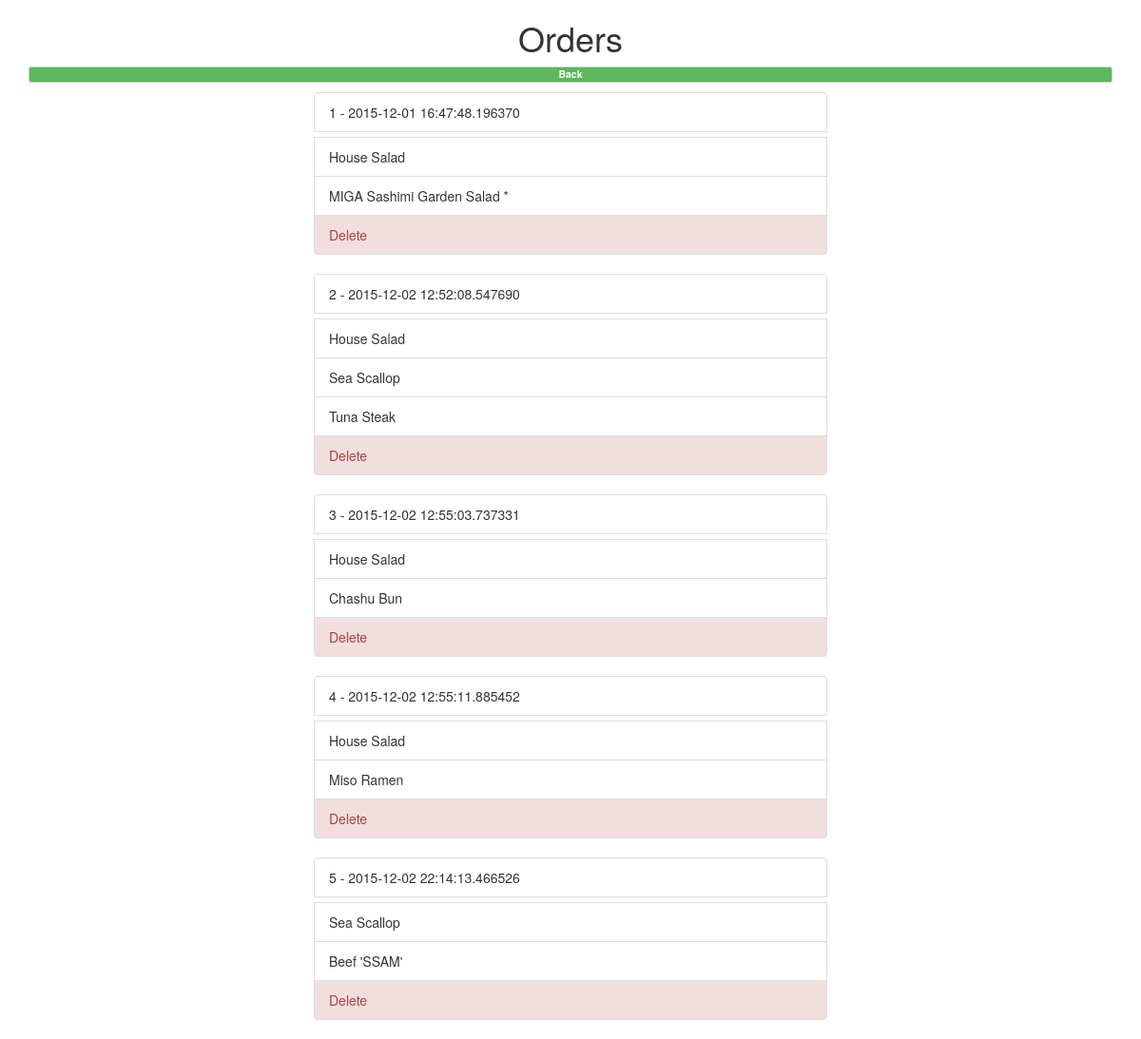
/view_orders, run on an earlier commit of the app's database.
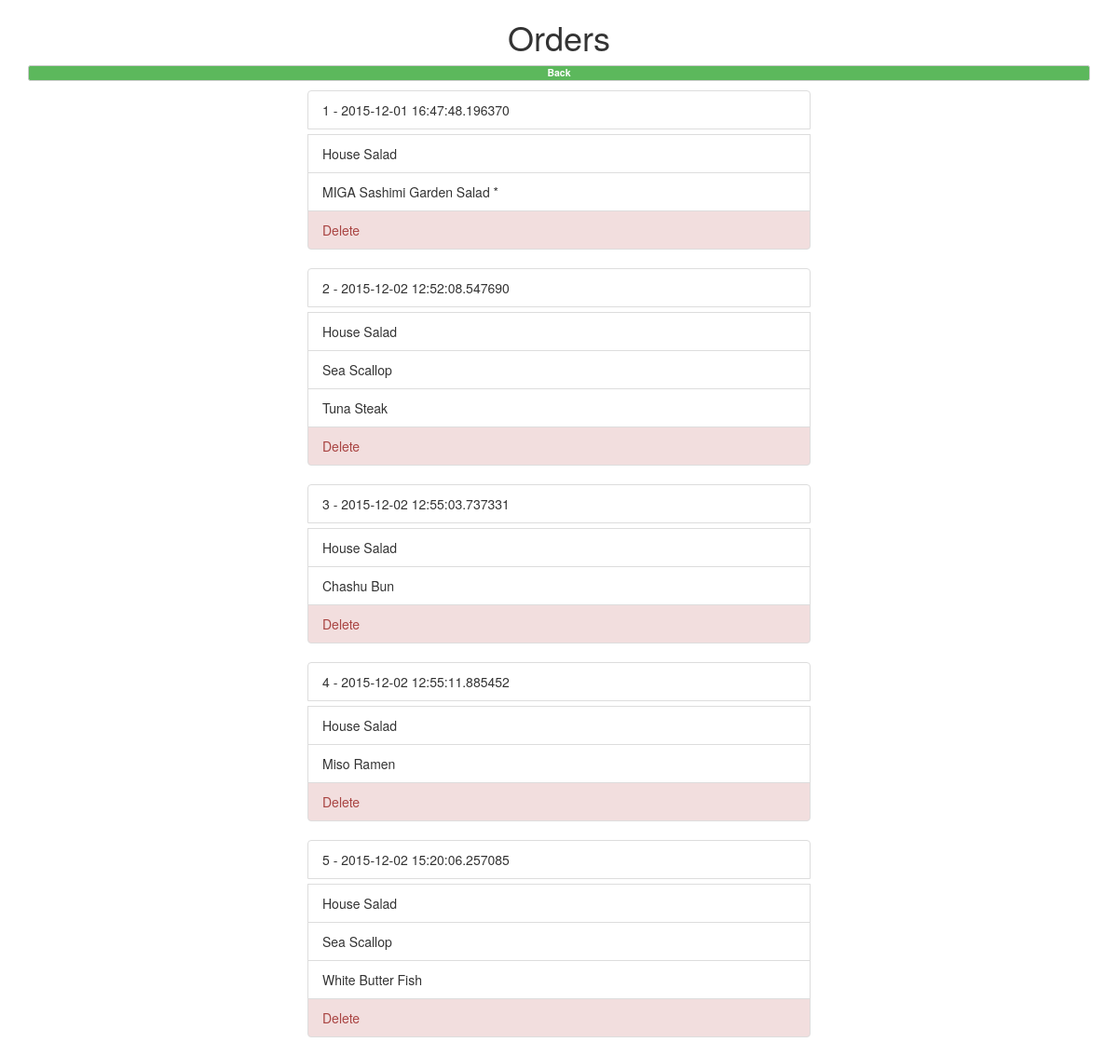
And on a later commit of the database.
### app/models.py (models this page shows)
class Orders(db.Model):
    id = db.Column(db.Integer, primary_key=True)
    time = db.Column(db.DateTime, index=True)
    items = db.relationship('MenuItem', secondary=itemsInOrders, lazy='dynamic', backref=db.backref('orders', lazy='dynamic'))
    restaurant_id = db.Column(db.Integer, db.ForeignKey('restaurant.id'))
    customer_id = db.Column(db.Integer, db.ForeignKey('customers.id'))

class MenuItem(db.Model):
    id = db.Column(db.Integer, primary_key=True)
    name = db.Column(db.String(64), index=True, unique=True)
    description = db.Column(db.String(1000))
    frequency = db.Column(db.Integer, index=True)
    rating_sum = db.Column(db.Integer, index=True)
    category = db.Column(db.String(64))
    dietaryRestriction = db.Column(db.Integer)
    restaurant_id = db.Column(db.Integer, db.ForeignKey('restaurant.id'))
    price = db.Column(db.Integer, index=True)

### app/views.py (the view)
@app.route('/view_orders')
def view_orders():
    restaurant = {'name': 'MIGA'}
    orders = Orders.query.all()
    return render_template('orders.html',
                           orders=orders,
                           restaurant=restaurant)

### app/templates/orders.html (shortened to what this page needs)
<html>
    <head>
        <link href="/static/css/bootstrap.min.css" rel="stylesheet" media="screen">
    </head>
    <body>
        <div class="container">
<p>
          <h1 style = "text-align: center"> Orders </h1>
     <span class = "text-center btn btn-default label label-success center-block" onclick="back()" >Back</span>
</p>
            <div class="col-md-6 col-md-offset-3">
                {% for order in orders %}
                <ul class="list-group">
                    <li class="list-group-item list-group-item-heading">{{ order.id }} - {{ order.time }}</li>
                    {% for item in order.items %}
                    <li class="list-group-item">{{ item.name }}</li>
                    {% endfor %}
                    <li id="{{ order.id }}" class="list-group-item list-group-item-danger delete-entry" onclick="refresh()" >Delete</li>
                </ul>
                {% endfor %}
            </div>
        </div>
    </body>
</html>

What changed in the data, as far as the page shows it:
changed Orders id 5: loses MenuItem (name "Beef 'SSAM'"); gains MenuItem (name "White Butter Fish"); time "2015-12-02 22:14:13.466526" → "2015-12-02 15:20:06.257085"; gains MenuItem (name "House Salad")
